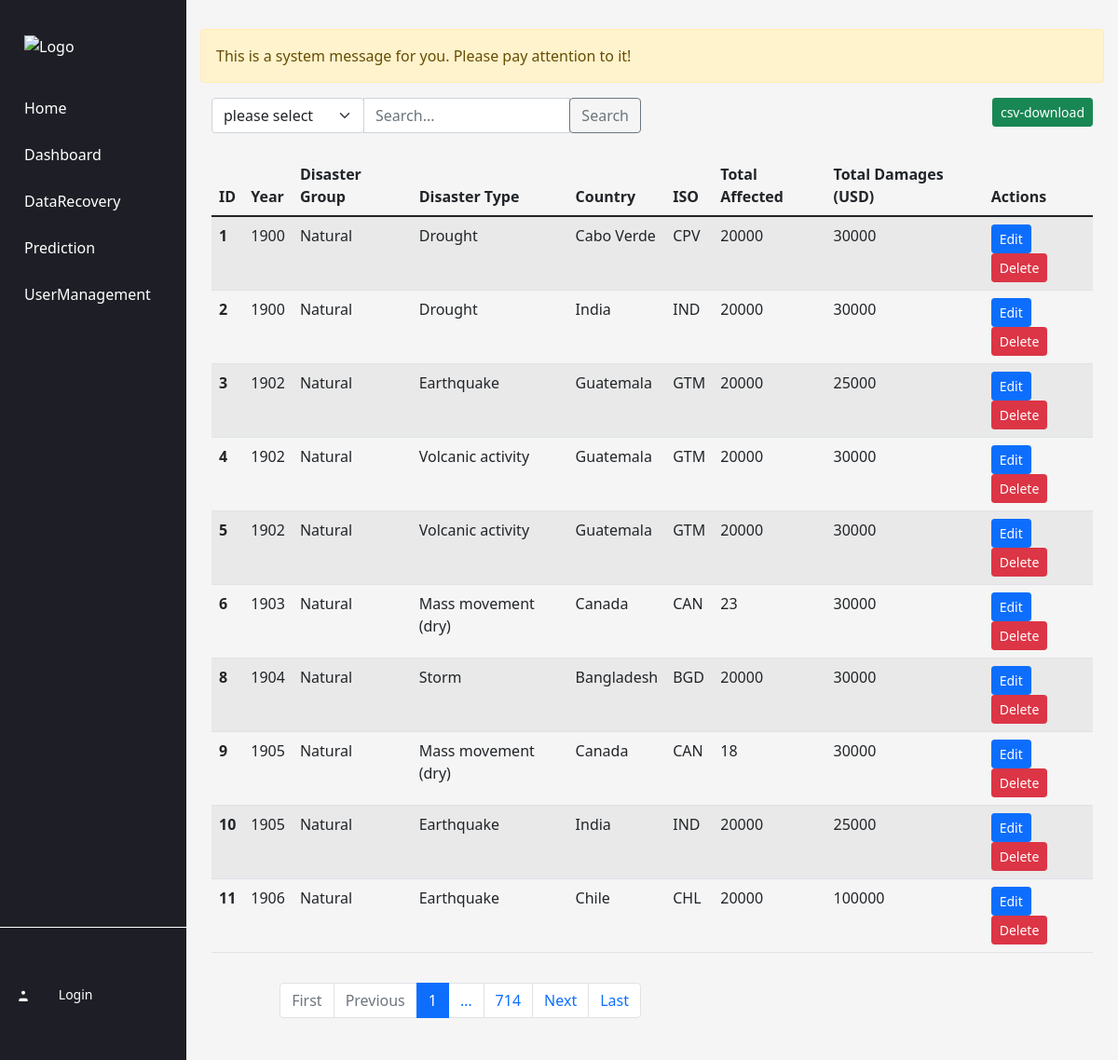
The page / on the database its author committed.
### disaster_table/models.py (models this page shows, shortened)
class summary(models.Model):
    Dis_ID = models.IntegerField()
    Year = models.IntegerField()
    Disaster_Group = models.TextField()
    Disaster_Type = models.TextField()
    Country = models.TextField()
    ISO = models.TextField()
    Total_Affected = models.TextField()
    Total_Damages = models.TextField()
    is_delete = models.IntegerField()

### disaster_list/views.py (the view)
# urls.py: path('', views.index, name='index'),
def index(request):
    disasters_list = get_disasters()
    search_query = request.GET.get('search_query')
    search_field = request.GET.get('search_field', 'all')
    if search_query and search_field != 'all':
        disasters_list = disasters_list.filter(**{search_field: search_query})
    paginator = Paginator(disasters_list, 10)  # Show 10 items per page
    page = request.GET.get('page', 1)
    try:
        page = int(page)
        if page <= 0:
            page = 1
        disasters = paginator.page(page)
    except (PageNotAnInteger, EmptyPage):
        disasters = paginator.page(1)
    page_range = paginator.get_elided_page_range(page, on_each_side=0, on_ends=1)
    return render(request, 'disaster_list/index.html', {'disasters': disasters, 'search_query': search_query,
                                                         'search_field': search_field, 'page_range': page_range})

### disaster_list/views.py (called while the page is built)
def get_disasters():
    disasters = DisasterList.objects.filter(is_delete=0).order_by('Dis_ID')
    return disasters

### disaster_list/templates/disaster_list/index.html (shortened to what this page needs)
 {% include 'common/header.html' %} {% include 'common/nav.html' %}
<div class="main-content">
    <div class="alert alert-warning mt-3" role="alert">
        This is a system message for you. Please pay attention to it!
    </div>
    <div class="container my-3">
        <div class="row">
            <div class="col-12 col-md-6">
                <form method="get" action="{% url 'search' %}">
                    <div class="input-group">
                        <div class="input-group-prepend">
                            <select class="form-select" name="search_field">
                                <option value="all">please select</option>
                            </select>
                        </div>
                        <input type="text" class="form-control flex-grow-1" name="search_query" placeholder="Search...">
                        <div class="input-group-append">
                            <button class="btn btn-outline-secondary" type="submit">Search</button>
                        </div>
                    </div>
                </form>
            </div>
            <div class="col-12 col-md-6 text-end">
                <a href="/download/{{ disasters.number }}/{{ search_field }}/{{ search_query }}/" class="btn btn-success btn-sm">csv-download</a>
            </div>
        </div>
        <br>
        <div class="row">
            <div class="col">
                <table class="table table-striped">
                    <thead>
                        <tr>
                            <th scope="col">ID</th>
                            <th scope="col">Year</th>
                            <th scope="col">Disaster Group</th>
                            <th scope="col">Disaster Type</th>
                            <th scope="col">Country</th>
                            <th scope="col">ISO</th>
                            <th scope="col">Total Affected</th>
                            <th scope="col">Total Damages (USD)</th>
                            <th scope="col">Actions</th>
                        </tr>
                    </thead>
                    <tbody>
                        {% for disaster in disasters %}
                        <tr>
                            <th scope="row">{{ disaster.Dis_ID }}</th>
                            <td>{{ disaster.Year }}</td>
                            <td>{{ disaster.Disaster_Group }}</td>
                            <td>{{ disaster.Disaster_Type }}</td>
                            <td>{{ disaster.Country }}</td>
                            <td>{{ disaster.ISO }}</td>
                            <td>{{ disaster.Total_Affected }}</td>
                            <td>{{ disaster.Total_Damages }}</td>
                            <td>
                                <a href="/edit/{{ disaster.Dis_ID }}" class="btn btn-primary btn-sm">Edit</a>
                                <a href="/list/delete/{{ disaster.Dis_ID }}" class="btn btn-danger btn-sm">Delete</a>
                            </td>
                        </tr>
                        {% endfor %}
                    </tbody>
                </table>
            </div>
        </div>
        <div class="row my-3">
            <div class="col-12 col-md-6">
                <nav aria-label="Page navigation example">
                    <ul class="pagination justify-content-end">
                        <li class="page-item {% if not disasters.has_previous %}disabled{% endif %}">
                            <a class="page-link" href="{% if search_query and search_field %}?search_query={{ search_query }}&search_field={{ search_field }}&page=1{% else %}?page=1{% endif %}" tabindex="-1" aria-disabled="true">First</a>
                        </li>
                        <li class="page-item {% if not disasters.has_previous %}disabled{% endif %}">
                            <a class="page-link" href="{% if disasters.has_previous %}?{% if search_query and search_field %}search_query={{ search_query }}&search_field={{ search_field }}&{% endif %}page={{ disasters.previous_page_number }}{% else %}#{% endif %}" tabindex="-1" aria-disabled="true">Previous</a>
                        </li>
                        {% for i in page_range %}
                        {% if disasters.number == i %}
                        <li class="page-item active" aria-current="page">
                            <a class="page-link" href="?{% if search_query and search_field %}search_query={{ search_query }}&search_field={{ search_field }}&{% endif %}page={{ i }}">{{ i }}</a>
                        </li>
                        {% else %}
                        <li class="page-item">
                            <a class="page-link" href="?{% if search_query and search_field %}search_query={{ search_query }}&search_field={{ search_field }}&{% endif %}page={{ i }}">{{ i }}</a>
                        </li>
                        {% endif %}
                        {% endfor %}
                        <li class="page-item {% if not disasters.has_next %}disabled{% endif %}">
                            <a class="page-link" href="{% if disasters.has_next %}?page={{ disasters.next_page_number }}{% else %}#{% endif %}">Next</a>
                        </li>
                        <li class="page-item {% if not disasters.has_next %}disabled{% endif %}">
                            <a class="page-link" href="{% if search_query and search_field %}?search_query={{ search_query }}&search_field={{ search_field }}&page={{ disasters.paginator.num_pages }}{% else %}?page={{ disasters.paginator.num_pages }}{% endif %}" tabindex="-1" aria-disabled="true">Last</a>
                        </li>
                    </ul>
                </nav>
            </div>
        </div>
    </div>
</div>

### templates/common/header.html (style rules this page uses)
body { background-color: #f5f5f5; }

### templates/common/nav.html (style rules this page uses)
.main-content { margin-left: 200px; padding: 15px; }

### rows shown on the page
summary: Dis_ID "1", Year "1900", Disaster_Group "Natural", Disaster_Type "Drought", Country "Cabo Verde", ISO "CPV", Total_Affected "20000", Total_Damages "30000"
summary: Dis_ID "2", Year "1900", Disaster_Group "Natural", Disaster_Type "Drought", Country "India", ISO "IND", Total_Affected "20000", Total_Damages "30000"
summary: Dis_ID "3", Year "1902", Disaster_Group "Natural", Disaster_Type "Earthquake", Country "Guatemala", ISO "GTM", Total_Affected "20000", Total_Damages "25000"
summary: Dis_ID "4", Year "1902", Disaster_Group "Natural", Disaster_Type "Volcanic activity", Country "Guatemala", ISO "GTM", Total_Affected "20000", Total_Damages "30000"
summary: Dis_ID "5", Year "1902", Disaster_Group "Natural", Disaster_Type "Volcanic activity", Country "Guatemala", ISO "GTM", Total_Affected "20000", Total_Damages "30000"
summary: Dis_ID "6", Year "1903", Disaster_Group "Natural", Disaster_Type "Mass movement (dry)", Country "Canada", ISO "CAN", Total_Affected "23", Total_Damages "30000"
summary: Dis_ID "8", Year "1904", Disaster_Group "Natural", Disaster_Type "Storm", Country "Bangladesh", ISO "BGD", Total_Affected "20000", Total_Damages "30000"
summary: Dis_ID "9", Year "1905", Disaster_Group "Natural", Disaster_Type "Mass movement (dry)", Country "Canada", ISO "CAN", Total_Affected "18", Total_Damages "30000"
summary: Dis_ID "10", Year "1905", Disaster_Group "Natural", Disaster_Type "Earthquake", Country "India", ISO "IND", Total_Affected "20000", Total_Damages "25000"
summary: Dis_ID "11", Year "1906", Disaster_Group "Natural", Disaster_Type "Earthquake", Country "Chile", ISO "CHL", Total_Affected "20000", Total_Damages "100000"

### other values the page prints
{{ i }} "1"
{{ i }} "…" "714"
